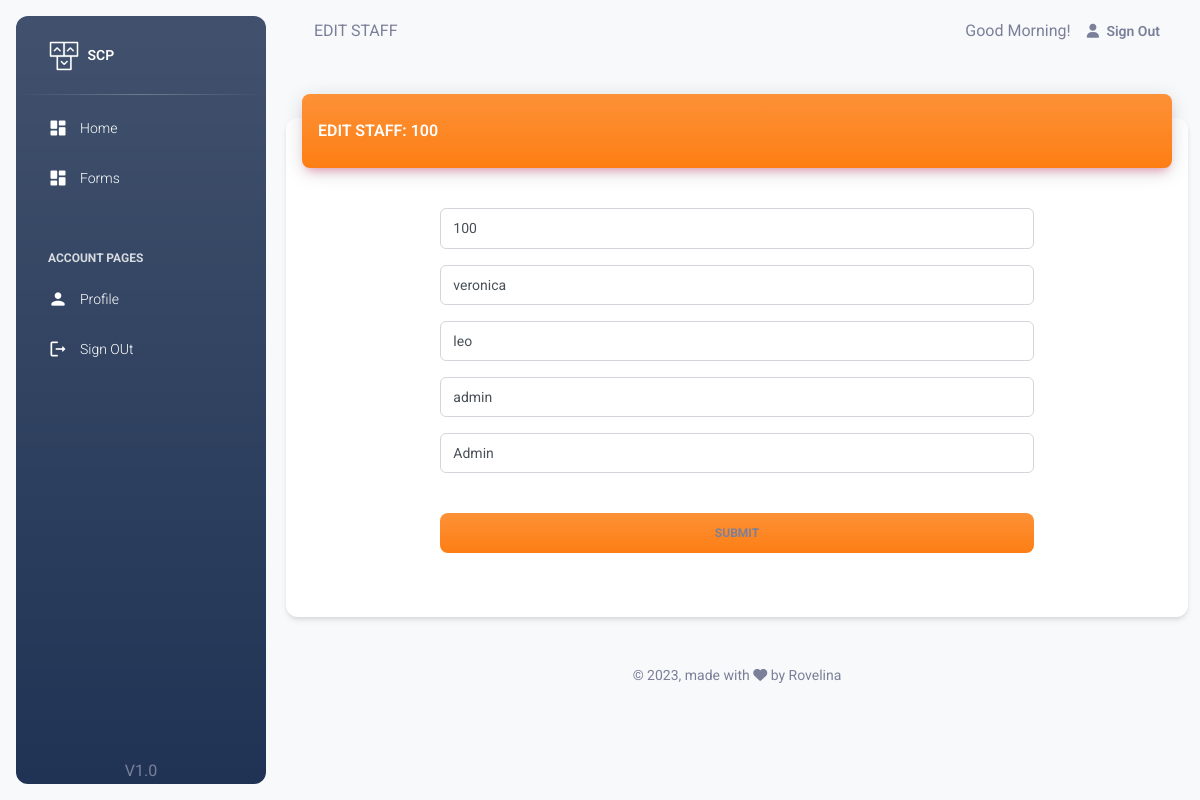
The page /pages/staff/edit_staff.php?id=100 (signed in) on the database its author committed.
### tables this page shows
CREATE TABLE `staff` (
  `staff_number` varchar(50) NOT NULL,
  `first_name` varchar(50) NOT NULL,
  `middle_name` varchar(50) NOT NULL,
  `staff_role` int(11) NOT NULL,
  `email` varchar(50) NOT NULL,
  `password` varchar(250) NOT NULL,
  `last_name` varchar(50) NOT NULL,
  `department` int(11) NOT NULL,
  `title` varchar(50) NOT NULL
);

### classes/Staff.php (called while the page is built, shortened)
<?php
 class Staff {
    public function get_all_staff_role()
    {
        try{
            $db = getDB();
            $stmt = $db->prepare("SELECT *  FROM staff_role ");
            $stmt->execute();
            $data = $stmt->fetchAll();
            return $data;
        }
        catch(PDOException $e) {
            echo '{"error":{"text":'. $e->getMessage() .'}}';
        }
    }
    public function get_staff($id)
    {
        try{
            $db = getDB();
            $stmt = $db->prepare("SELECT *  FROM staff stf
            inner join staff_role stp on stp.role_id = stf.staff_role
            WHERE staff_number = :staff_number ");
            $stmt->bindParam("staff_number", $id,PDO::PARAM_STR);
            $stmt->execute();
            $data = $stmt->fetch(PDO::FETCH_OBJ);
            return $data;
        }
        catch(PDOException $e) {
            echo '{"error":{"get_staff":'. $e->getMessage() .'}}';
        }
    }
 }
?>

### pages/staff/edit_staff.php (the view, shortened to what this page needs)
<?php
    include('../session.php');
    $staff_roles=$staff_class->get_all_staff_role();
    $id =$_GET['id'];
    $StaffData=$staff_class->get_staff($id);
?>
<!DOCTYPE html>
<html lang="en">
  <head>
    <?php include 'head.php';?>
  </head>
  <body class="g-sidenav-show  bg-gray-100">
    <?php include 'aside.php';?>
    <main class="main-content border-radius-lg ">
      <?php include 'navbar.php';?>
      <div class="container-fluid py-4">
        <div class="row">
          <div class="col-12">
            <div class="card my-4">
              <div class="card-header p-0 position-relative mt-n4 mx-3 z-index-2">
                <div style="background-color:#fd7e14" class="bg-gradient shadow-primary border-radius-lg pt-4 pb-3">
                  <div class="row">
                      <div class="col-6">
                        <h6 class="text-white  text-capitalize ps-3">EDIT  STAFF:   <?php  echo $id;?></h6>
                      </div>
                  </div>
                </div>
              </div>
              <div class="card-body px-0 pb-2">
                <div class="row">
                  <div class="col-2"></div>
                  <div class="col-8">
                    <form role="form" action="../actions/action_edit_staff.php"  method="post"class="text-start">
                      <div class="input-group input-group-outline my-3">
                        <input type="text" placeholder="Staff Number"  required readonly value ="<?php  echo $id;?>" name="staff_number" class="form-control">
                      </div>
                      <div class="input-group input-group-outline my-3">
                        <input type="text"  required placeholder="Firs Name"  value ="<?php  echo $StaffData->first_name;?>" name="first_name" class="form-control">
                      </div>
                      <div class="input-group input-group-outline mb-3">
                        <input type="text"   placeholder="Middle Name " required  value ="<?php  echo $StaffData->middle_name;?>" name="middle_name" class="form-control">
                      </div>
                      <div class="input-group input-group-outline mb-3">
                        <input type="text"   placeholder=" Last Name "  value ="<?php  echo $StaffData->last_name;?>" required name="last_name" class="form-control">
                      </div>
                      <div class="input-group input-group-outline mb-3">
                        <select class="form-control" name="staff_role"  required>
                          <?php
                            $selected_value = $StaffData->staff_role;
                            foreach ($staff_roles as $staff_role) {
                              $selected = ($staff_role['role_id'] == $selected_value) ? 'selected' : '';
                              echo "<option value='{$staff_role['role_id']}' $selected>{$staff_role['role_name']}</option>";
                            }
                          ?>
                        </select>
                      </div>
                      <div class="text-center">
                        <button  style="background-color:#fd7e14" type="submit" name="Submit"  class="btn bg-gradient w-100 my-4 mb-2">Submit</button>
                      </div>
                    </form>
                  </div>
                  <div class="col-2"></div>
                </div>
              </div>
              <div class="card-footer">
              </div>
            </div>
          </div>
        </div>
        <?php include 'footer.php';?>
      </div>
    </main>
  </body>
</html>

### rows shown on the page
staff: first_name "veronica", middle_name "leo", last_name "admin"

### other values the page prints
$page_tittle "EDIT STAFF"
$id "100"
form field staff_role "Admin"
